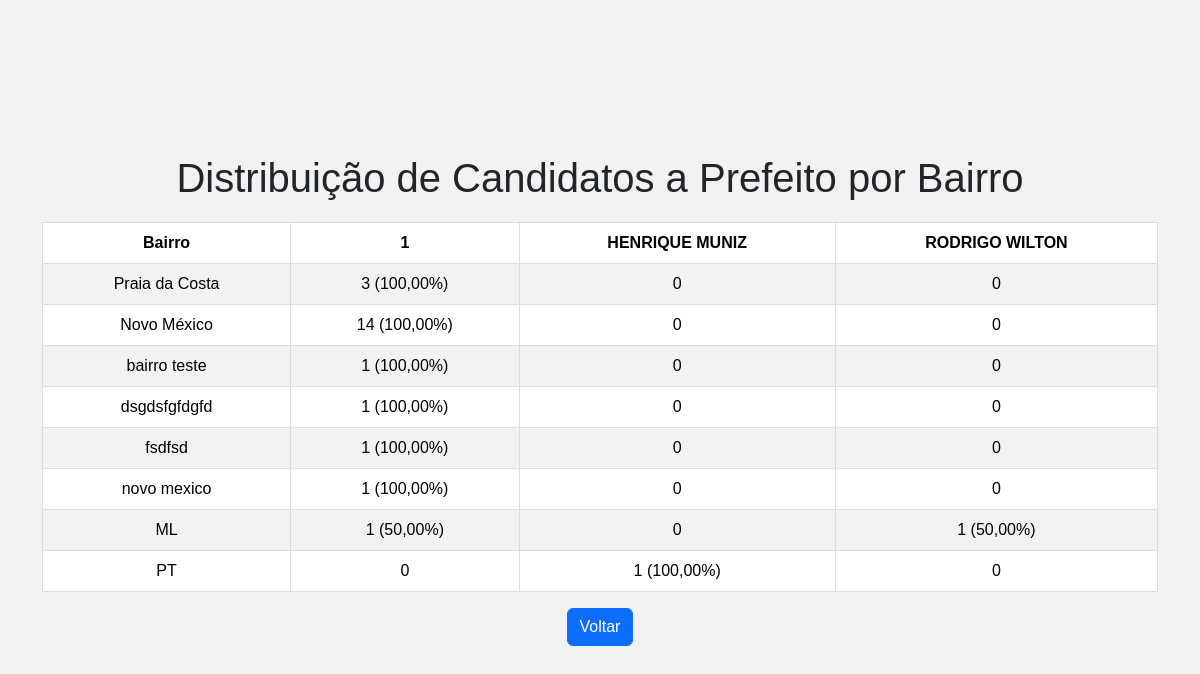
Before: /vereador_por_bairro/ with the older database file.
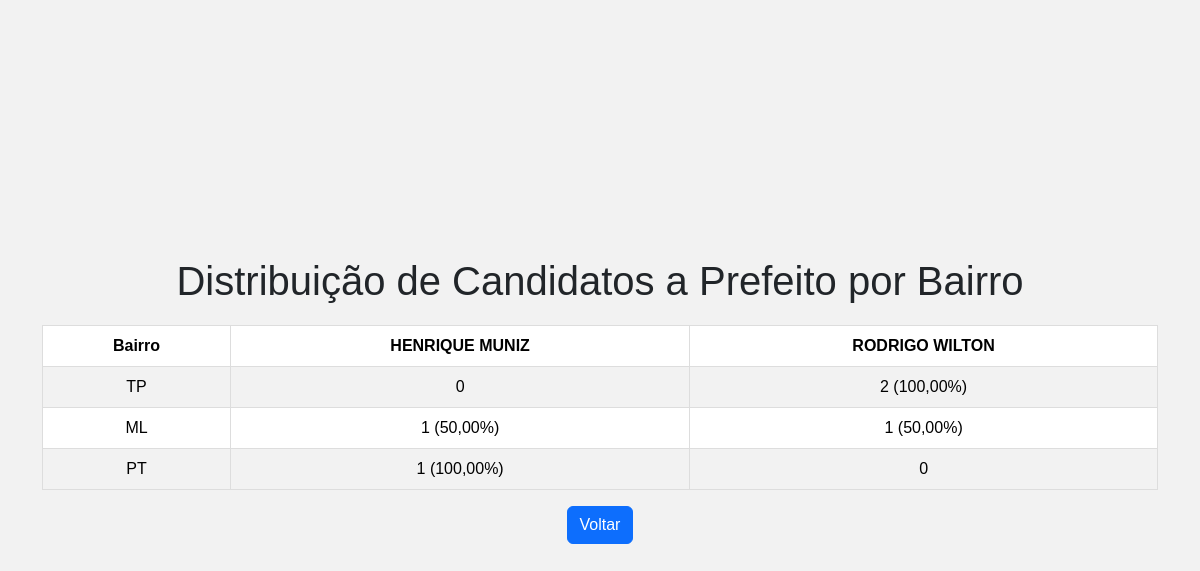
After: the same page with the newer database file.
### pesquisa/models.py (models this page shows, shortened)
class Pesquisa(models.Model):
	SEXO_CHOICES = [
		('M', 'Masculino'),
		('F', 'Feminino'),
	]
	IDADE_CHOICES = [
		('16-25', '16 a 25 anos'),
		('26-34', '26 a 34 anos'),
		('35-55', '35 a 55 anos'),
		('55+', 'Acima de 55 anos'),
	]
	VOTARIA_CHOICES = [
		('S', 'Sim'),
		('N', 'Não'),
	]
	VOTARIA_PRESIDENTE_CHOICES = [
		('LL', 'LULA'),
		('BS', 'BOLSONARO'),
	]
	REDES_SOCIAIS_CHOICES = [
		('FB', 'Facebook'),
		('WA', 'WhatsApp'),
		('IG', 'Instagram'),
		('TW', 'Twitter'),
		('YT', 'YouTube'),
		('OT', 'Outros'),
	]
	PESQUISADORA_CHOICES = [
		('P1', 'Pesquisador 1'),
		('P2', 'Pesquisador 2'),
		('P3', 'Pesquisador 3'),
		('P4', 'Pesquisador 4'),
		('P5', 'Pesquisador 5'),
		('P6', 'Pesquisador 6'),
	]
	VEREADOR_INDUZIDO_CHOICES = [
		('FM', 'Felipe Michel'),
		('KB', 'Kaio Brazao'),
		('CC', 'Carlos Caiado'),
		('LC', 'Luiz Carlos'),
		('RC', 'Ramos Filho'),
		('NS', 'Não Sabe'),
	]
	CIDADE_CHOICES = [
		('NI', 'Nova Iguaçu'),
	]
	BAIRRO_CHOICES = [
		('TP', 'Tropical'),
		('ML', 'Monte Libano'),
		('PT', 'Prata'),
	]
	VEREADOR_CHOICES = [
		('RODRIGO WILTON', 'Rodrigo Wilton'),
		('HENRIQUE MUNIZ', 'Henrique Muniz'),
		('FULANO', 'Fulano'),
	]
	cidade = models.CharField(max_length=2, choices=CIDADE_CHOICES)
	pesquisadora = models.CharField(max_length=2, choices=PESQUISADORA_CHOICES)
	bairro = models.CharField(max_length=2, choices=BAIRRO_CHOICES)
	sexo = models.CharField(max_length=1, choices=SEXO_CHOICES)
	idade = models.CharField(max_length=5, choices=IDADE_CHOICES)
	votaria_brazao = models.CharField(max_length=1, choices=VOTARIA_CHOICES)
	vereador = models.CharField(max_length=15, choices=VEREADOR_CHOICES)
	rede_social = models.CharField(max_length=2, choices=REDES_SOCIAIS_CHOICES)
	prioridade_prefeito = models.CharField(max_length=100)
	politico_mais_fez = models.CharField(max_length=100)
	votaria_presidente = models.CharField(max_length=2, choices=VOTARIA_PRESIDENTE_CHOICES)
	vereador_induzido = models.CharField(max_length=2, choices=VEREADOR_INDUZIDO_CHOICES)
	vereador_espontaneo_1 = models.CharField(max_length=100, blank=True, null=True)
	vereador_espontaneo_2 = models.CharField(max_length=100, blank=True, null=True)
	vereador_espontaneo_3 = models.CharField(max_length=100, blank=True, null=True)
	vereador_espontaneo_4 = models.CharField(max_length=100, blank=True, null=True)
	vereador_espontaneo_5 = models.CharField(max_length=100, blank=True, null=True)
	vereador_espontaneo_6 = models.CharField(max_length=100, blank=True, null=True)
	data = models.DateTimeField(auto_now_add=True)  # Exemplo de campo de data

### pesquisa/views.py (the view)
# urls.py: path('vereador_por_bairro/', views.vereador_por_bairro, name='vereador_por_bairro'),
def vereador_por_bairro(request):
    pesquisas = Pesquisa.objects.all()
    bairros = {}
    total_por_bairro = {}
    for pesquisa in pesquisas:
        bairro = pesquisa.bairro
        vereador = pesquisa.vereador
        if bairro not in bairros:
            bairros[bairro] = {v: {"quantidade": 0, "percent": 0} for v in set(pesquisas.values_list('vereador', flat=True))}
            total_por_bairro[bairro] = 0
        if vereador:
            bairros[bairro][vereador]["quantidade"] += 1
            total_por_bairro[bairro] += 1
    for bairro, counts in bairros.items():
        for vereador, data in counts.items():
            if total_por_bairro[bairro] > 0:
                data["percent"] = (data["quantidade"] / total_por_bairro[bairro]) * 100
    context = {
        "bairros": bairros,
        "vereadores": sorted(bairros[list(bairros.keys())[0]].keys()) if bairros else [],
    }
    return render(request, "pesquisas/vereador_por_bairro.html", context)

### pesquisa/templatetags/custom_filters.py (called while the page is built)
@register.filter
def get_item(dictionary, key):
    return dictionary.get(key)

### pesquisa/templates/pesquisas/vereador_por_bairro.html (shortened to what this page needs)
{% load custom_filters %}
<!DOCTYPE html>
<html lang="pt-br">
<head>
    <link href="https://cdn.jsdelivr.net/npm/bootstrap@5.3.3/dist/css/bootstrap.min.css" rel="stylesheet">
</head>
<body>
    <div class="container">
        <h1>Distribuição de Candidatos a Prefeito por Bairro</h1>
        <table class="table table-striped">
            <thead>
                <tr>
                    <th>Bairro</th>
                    {% for vereador in vereadores %}
                        <th>{{ vereador }}</th>
                    {% endfor %}
                </tr>
            </thead>
            <tbody>
                {% for bairro, counts in bairros.items %}
                    <tr>
                        <td>{{ bairro }}</td>
                        {% for vereador in vereadores %}
                            {% if counts|get_item:vereador|get_item:"quantidade" > 0 %}
                                <td>{{ counts|get_item:vereador|get_item:"quantidade" }} ({{ counts|get_item:vereador|get_item:"percent"|floatformat:2 }}%)</td>
                            {% else %}
                                <td>0</td>
                            {% endif %}
                        {% endfor %}
                    </tr>
                {% endfor %}
            </tbody>
        </table>
        <div class="text-center mt-3">
            <a href="{% url 'pesquisa_view' %}" class="btn btn-primary">Voltar</a>
        </div>
    </div>
</body>
</html>

### pesquisa/templates/pesquisas/vereador_por_bairro.html (style rules this page uses)
body { display: flex; justify-content: center; align-items: center; height: 100vh; margin: 0; font-family: Arial, sans-serif; background-color: #f2f2f2; }
.container { text-align: center; }
table { width: 80%; margin-top: 20px; border-collapse: collapse; }
th, td { padding: 10px; border: 1px solid #ddd; text-align: center; }
th { background-color: #f8f9fa; }

Changed rows visible on the page:
removed Pesquisa: bairros "Praia da Costa"
removed Pesquisa: bairros "Novo México"
removed Pesquisa: bairros "bairro teste"
removed Pesquisa: bairros "dsgdsfgfdgfd"
removed Pesquisa: bairros "fsdfsd"
removed Pesquisa: bairros "novo mexico"
added Pesquisa: bairros "TP"
Other visible differences:
new list line: "0 2 ( 100,00 %)"
list line gone: "1"
list line gone: "3 ( 100,00 %) 0 0"
list line gone: "14 ( 100,00 %) 0 0"
list line gone: "1 ( 100,00 %) 0 0"
list line gone: "0"
